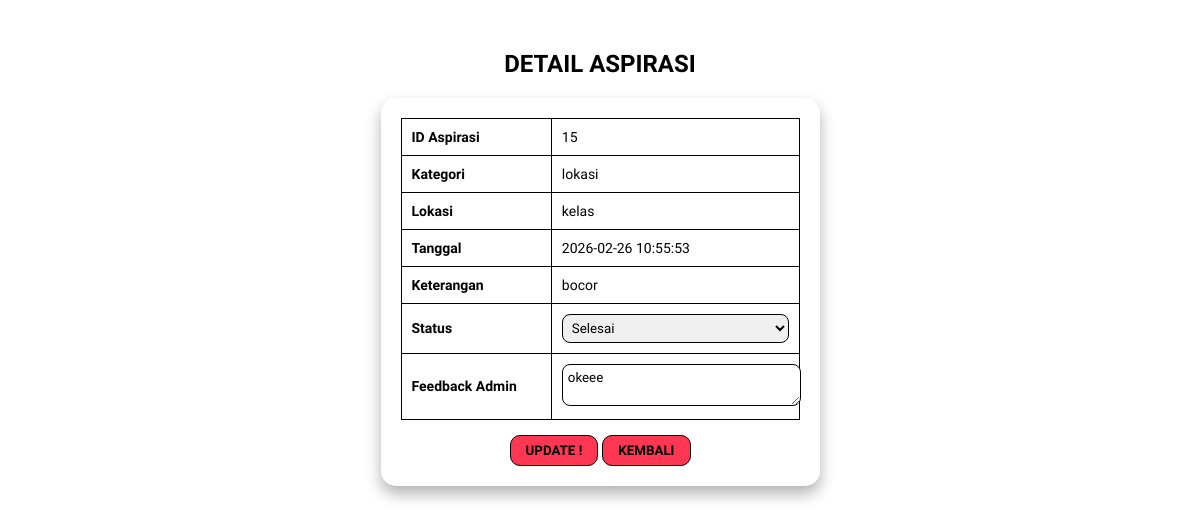
Before: /UJIKOMFALAQ/admin/detail-pengaduan.php?id=15 (signed in) with the older database file.
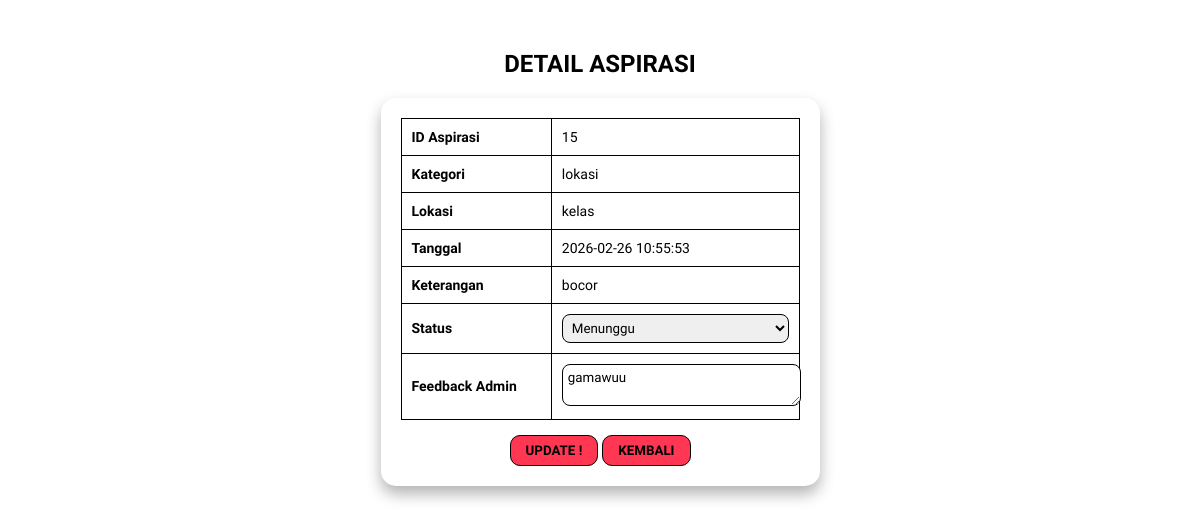
After: the same page with the newer database file.
### tables this page shows
CREATE TABLE `input_aspirasi` (
  `id_pelapor` int(11) NOT NULL,
  `nis` varchar(225) NOT NULL,
  `id_kategori` int(11) NOT NULL,
  `tanggal` datetime NOT NULL DEFAULT current_timestamp(),
  `lokasi` varchar(225) NOT NULL,
  `ket` varchar(225) NOT NULL,
  `status` enum('menunggu','proses','selesai') NOT NULL DEFAULT 'menunggu',
  `feedback` varchar(225) DEFAULT NULL
);

CREATE TABLE `kategori` (
  `id_kategori` int(11) NOT NULL,
  `ket_kategori` varchar(225) NOT NULL
);

### UJIKOMFALAQ/admin/detail-pengaduan.php (the view, shortened to what this page needs)
<?php
$koneksi = mysqli_connect("localhost","root","","ujikom_12rpl2_falaq");
$id = $_GET['id'];
$query = mysqli_query($koneksi, "
    SELECT input_aspirasi.*, kategori.ket_kategori
    FROM input_aspirasi
    LEFT JOIN kategori
    ON input_aspirasi.id_kategori = kategori.id_kategori
    WHERE input_aspirasi.id_pelapor = '$id'
");
$data = mysqli_fetch_assoc($query);
?>
<!DOCTYPE html>
<html lang="id">
<head>
</head>
<body>
<h2>DETAIL ASPIRASI</h2>
<div class="box">
<form method="POST">
    <table>
        <tr>
            <td><b>ID Aspirasi</b></td>
            <td><?= $data['id_pelapor']; ?></td>
        </tr>
        <tr>
            <td><b>Kategori</b></td>
            <td><?= $data['ket_kategori']; ?></td>
        </tr>
        <tr>
            <td><b>Lokasi</b></td>
            <td><?= $data['lokasi']; ?></td>
        </tr>
        <tr>
            <td><b>Tanggal</b></td>
            <td><?= $data['tanggal']; ?></td>
        </tr>
        <tr>
            <td><b>Keterangan</b></td>
            <td><?= $data['ket']; ?></td>
        </tr>
        <tr>
            <td><b>Status</b></td>
            <td>
                <select name="status">
                <option value="menunggu" <?= $data['status']=='menunggu'?'selected':'' ?>>
                    Menunggu
                </option>
                <option value="selesai" <?= $data['status']=='selesai'?'selected':'' ?>>
                    Selesai
                </option>
            </select>
            </td>
        </tr>
        <tr>
          <td><b>Feedback Admin</b></td>
            <td>
                <textarea
                name="feedback"><?=
                $data['feedback']; ?></textarea>
            </td>
        </tr>
    </table>
    <div class="aksi">
    <button type="submit" name="simpan"><b>UPDATE !</b></button>
        <a href="data-pengaduan.php">
            <button type="button"><b>KEMBALI</b></button>
        </a>
    </div>
</form>
</div>
</body>
</html>

Changed rows visible on the page:
changed input_aspirasi "kelas": status "Selesai" → "Menunggu"; feedback "okeee" → "gamawuu"
